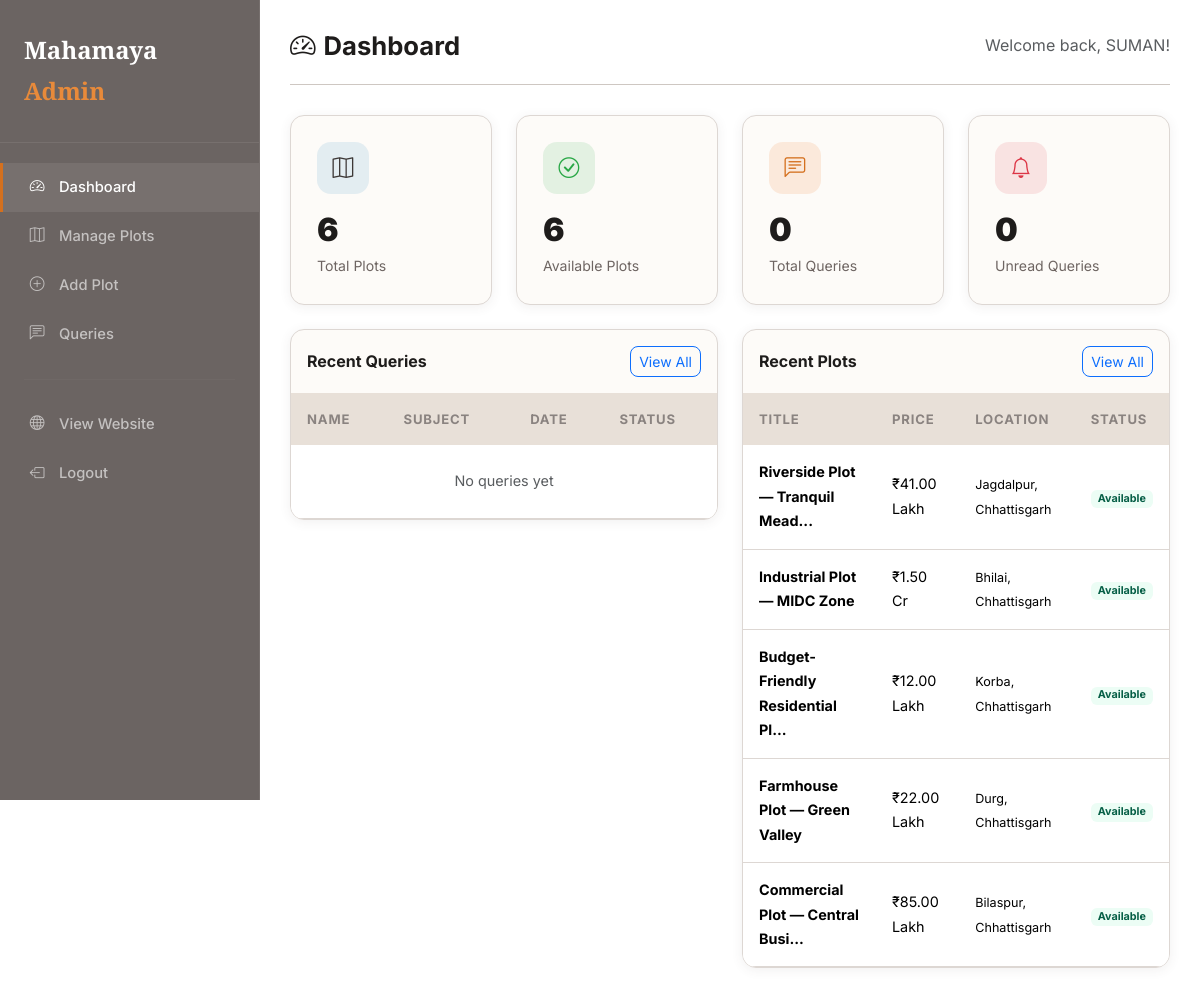
Page /admin/ (signed in) on the committed database.
### models.py (models this page shows, shortened)
class User(UserMixin, db.Model):
    __tablename__ = 'users'
    id = db.Column(db.Integer, primary_key=True)
    username = db.Column(db.String(80), unique=True, nullable=False)
    password_hash = db.Column(db.String(256), nullable=False)
    email = db.Column(db.String(120), unique=True, nullable=True)
    created_at = db.Column(db.DateTime, default=datetime.utcnow)

class Plot(db.Model):
    __tablename__ = 'plots'
    id = db.Column(db.Integer, primary_key=True)
    title = db.Column(db.String(200), nullable=False)
    description = db.Column(db.Text, nullable=True)
    price = db.Column(db.Float, nullable=False)
    location = db.Column(db.String(200), nullable=False)
    size = db.Column(db.String(100), nullable=False)  # e.g., "1200 sq ft"
    plot_type = db.Column(db.String(100), nullable=True, default='Residential')
    image_filename = db.Column(db.String(300), nullable=True, default='default_plot.jpg')
    is_featured = db.Column(db.Boolean, default=False)
    is_available = db.Column(db.Boolean, default=True)
    created_at = db.Column(db.DateTime, default=datetime.utcnow)
    updated_at = db.Column(db.DateTime, default=datetime.utcnow, onupdate=datetime.utcnow)
    def formatted_price(self):
        if self.price >= 10000000:
            return f"₹{self.price / 10000000:.2f} Cr"
        elif self.price >= 100000:
            return f"₹{self.price / 100000:.2f} Lakh"
        else:
            return f"₹{self.price:,.0f}"

### routes/admin.py (the view)
@admin_bp.route('/')
@login_required
def dashboard():
    total_plots = Plot.query.count()
    available_plots = Plot.query.filter_by(is_available=True).count()
    total_queries = Query.query.count()
    unread_queries = Query.query.filter_by(is_read=False).count()
    recent_queries = Query.query.order_by(Query.created_at.desc()).limit(5).all()
    recent_plots = Plot.query.order_by(Plot.created_at.desc()).limit(5).all()
    return render_template(
        'admin/dashboard.html',
        total_plots=total_plots,
        available_plots=available_plots,
        total_queries=total_queries,
        unread_queries=unread_queries,
        recent_queries=recent_queries,
        recent_plots=recent_plots
    )

### app.py (called while the page is built)
def create_app():
    app = Flask(__name__)
    app.config.from_object(Config)
    os.makedirs(app.config['UPLOAD_FOLDER'], exist_ok=True)
    os.makedirs(os.path.join(os.path.dirname(app.config['SQLALCHEMY_DATABASE_URI'].replace('sqlite:///', '')), ''), exist_ok=True)
    instance_path = os.path.join(os.path.abspath(os.path.dirname(__file__)), 'instance')
    os.makedirs(instance_path, exist_ok=True)
    db.init_app(app)
    login_manager.init_app(app)
    @login_manager.user_loader
    def load_user(user_id):
        return User.query.get(int(user_id))
    from routes.main import main_bp
    from routes.admin import admin_bp
    app.register_blueprint(main_bp)
    app.register_blueprint(admin_bp)
    with app.app_context():
        db.create_all()
        seed_admin(app)
        seed_sample_plots()
    register_error_handlers(app)
    return app

### templates/admin/dashboard.html (shortened to what this page needs)
{% extends 'admin/base_admin.html' %}
{% block admin_content %}
<div class="admin-header">
    <h2><i class="bi bi-speedometer2 me-2"></i>Dashboard</h2>
    <span class="text-muted">Welcome back, {{ current_user.username }}!</span>
</div>
<div class="row g-4 mb-4">
    <div class="col-lg-3 col-md-6">
        <div class="stat-card">
            <div class="stat-icon" style="background:rgba(41,128,185,0.12);color:var(--primary-light);"><i class="bi bi-map"></i></div>
            <h3>{{ total_plots }}</h3>
            <p>Total Plots</p>
        </div>
    </div>
    <div class="col-lg-3 col-md-6">
        <div class="stat-card">
            <div class="stat-icon" style="background:rgba(40,167,69,0.12);color:#28a745;"><i class="bi bi-check-circle"></i></div>
            <h3>{{ available_plots }}</h3>
            <p>Available Plots</p>
        </div>
    </div>
    <div class="col-lg-3 col-md-6">
        <div class="stat-card">
            <div class="stat-icon" style="background:rgba(232,98,10,0.12);color:var(--accent);"><i class="bi bi-chat-left-text"></i></div>
            <h3>{{ total_queries }}</h3>
            <p>Total Queries</p>
        </div>
    </div>
    <div class="col-lg-3 col-md-6">
        <div class="stat-card">
            <div class="stat-icon" style="background:rgba(220,53,69,0.12);color:#dc3545;"><i class="bi bi-bell"></i></div>
            <h3>{{ unread_queries }}</h3>
            <p>Unread Queries</p>
        </div>
    </div>
</div>
<div class="row g-4">
    <div class="col-lg-6">
        <div class="admin-table">
            <div class="p-3 d-flex justify-content-between align-items-center" style="border-bottom:1px solid var(--border);">
                <h5 class="mb-0" style="font-family:'Inter',sans-serif;font-weight:700;font-size:1rem;">Recent Queries</h5>
                <a href="{{ url_for('admin.queries') }}" class="btn btn-sm btn-outline-primary" style="border-radius:8px;">View All</a>
            </div>
            <div class="table-responsive">
                <table class="table mb-0">
                    <thead><tr><th>Name</th><th>Subject</th><th>Date</th><th>Status</th></tr></thead>
                    <tbody>
                        {% if not recent_queries %}
                        <tr><td colspan="4" class="text-center text-muted py-4">No queries yet</td></tr>
                        {% endif %}
                    </tbody>
                </table>
            </div>
        </div>
    </div>
    <div class="col-lg-6">
        <div class="admin-table">
            <div class="p-3 d-flex justify-content-between align-items-center" style="border-bottom:1px solid var(--border);">
                <h5 class="mb-0" style="font-family:'Inter',sans-serif;font-weight:700;font-size:1rem;">Recent Plots</h5>
                <a href="{{ url_for('admin.manage_plots') }}" class="btn btn-sm btn-outline-primary" style="border-radius:8px;">View All</a>
            </div>
            <div class="table-responsive">
                <table class="table mb-0">
                    <thead><tr><th>Title</th><th>Price</th><th>Location</th><th>Status</th></tr></thead>
                    <tbody>
                        {% for p in recent_plots %}
                        <tr>
                            <td><strong>{{ p.title[:30] }}{% if p.title|length > 30 %}...{% endif %}</strong></td>
                            <td>{{ p.formatted_price() }}</td>
                            <td><small>{{ p.location }}</small></td>
                            <td>{% if p.is_available %}<span class="badge badge-available">Available</span>{% else %}<span class="badge badge-sold">Sold</span>{% endif %}</td>
                        </tr>
                        {% endfor %}
                    </tbody>
                </table>
            </div>
        </div>
    </div>
</div>
{% endblock %}

### static/css/style.css (style rules this page uses)
:root { --cement-dark: #4a4543; --cement: #6b6462; --cement-mid: #8a8280; --cement-light: #a89f9b; --concrete: #b8b0ab; --concrete-light: #cec7c2; --concrete-lighter: #ddd7d3; --sand: #e8e0d8; --sand-light: #f0ebe6; --sand-lighter: #f7f4f0; --cream: #fdfbf8; --warm-white: #fffdf9; --accent: #d4701e; --accent-light: #e88a3a; --accent-dark: #b55a0f; --rust: #c2622a; --brick: #a0522d; --text-dark: #1e1c1b; --text-body: #3d3836; --text-light: #6e6562; --text-muted: #8a8380; --shadow-sm: 0 2px 12px rgba(74, 69, 67, 0.08); --shadow-md: 0 8px 30px rgba(74, 69, 67, 0.12); --shadow-lg: 0 20px 60px rgba(74, 69, 67, 0.18); --radius: 14px; --radius-lg: 22px; --transition: all .35s cubic-bezier(.4, 0, .2, 1); }
* { margin: 0; padding: 0; box-sizing: border-box }
body { font-family: 'Inter', sans-serif; background: var(--sand-lighter); color: var(--text-body); line-height: 1.7; overflow-x: hidden; background-image: url('../img/cement-light.jpg'); background-repeat: repeat; background-size: 500px; background-blend-mode: multiply }
h1, h2, h3, h4, h5, h6 { font-family: 'Playfair Display', serif; color: var(--text-dark); font-weight: 700; line-height: 1.25 }
a { text-decoration: none; color: var(--text-dark); transition: var(--transition) }
.admin-header { display: flex; justify-content: space-between; align-items: center; margin-bottom: 30px; padding-bottom: 22px; border-bottom: 1px solid var(--concrete-light) }
.admin-header h2 { font-family: 'Inter', sans-serif; font-size: 1.6rem; font-weight: 700; margin: 0 }
.stat-card { background: var(--cream); border-radius: var(--radius); padding: 26px; box-shadow: var(--shadow-sm); border: 1px solid var(--concrete-lighter); transition: var(--transition) }
.stat-card .stat-icon { width: 52px; height: 52px; border-radius: 14px; display: flex; align-items: center; justify-content: center; font-size: 1.3rem; margin-bottom: 16px }
.stat-card h3 { font-family: 'Inter', sans-serif; font-size: 2rem; font-weight: 900; margin-bottom: 4px }
.stat-card p { color: var(--text-light); font-size: .88rem; margin: 0 }
.admin-table { background: var(--cream); border-radius: var(--radius); overflow: hidden; box-shadow: var(--shadow-sm); border: 1px solid var(--concrete-lighter) }
.admin-table table { margin: 0 }
.admin-table th { background: var(--sand); font-weight: 700; font-size: .82rem; text-transform: uppercase; letter-spacing: .8px; color: var(--text-muted); border: none; padding: 15px 16px }
.admin-table td { padding: 15px 16px; vertical-align: middle; border-color: var(--concrete-lighter); font-size: .9rem }
.page-loaded { opacity: 1; }
.badge-available { background: #ecfdf5; color: #065f46 }

### rows in the picture
User: username "SUMAN"
Plot: title "Riverside Plot — Tranquil Mead", formatted_price "₹41.00 Lakh", location "Jagdalpur, Chhattisgarh", is_available "Available"
Plot: title "Industrial Plot — MIDC Zone", formatted_price "₹1.50 Cr", location "Bhilai, Chhattisgarh", is_available "Available"
Plot: title "Budget-Friendly Residential Pl", formatted_price "₹12.00 Lakh", location "Korba, Chhattisgarh", is_available "Available"
Plot: title "Farmhouse Plot — Green Valley", formatted_price "₹22.00 Lakh", location "Durg, Chhattisgarh", is_available "Available"
Plot: title "Commercial Plot — Central Busi", formatted_price "₹85.00 Lakh", location "Bilaspur, Chhattisgarh", is_available "Available"

### other values in the picture
{{ total_plots }} "6"
{{ available_plots }} "6"
{{ total_queries }} "0"
{{ unread_queries }} "0"
